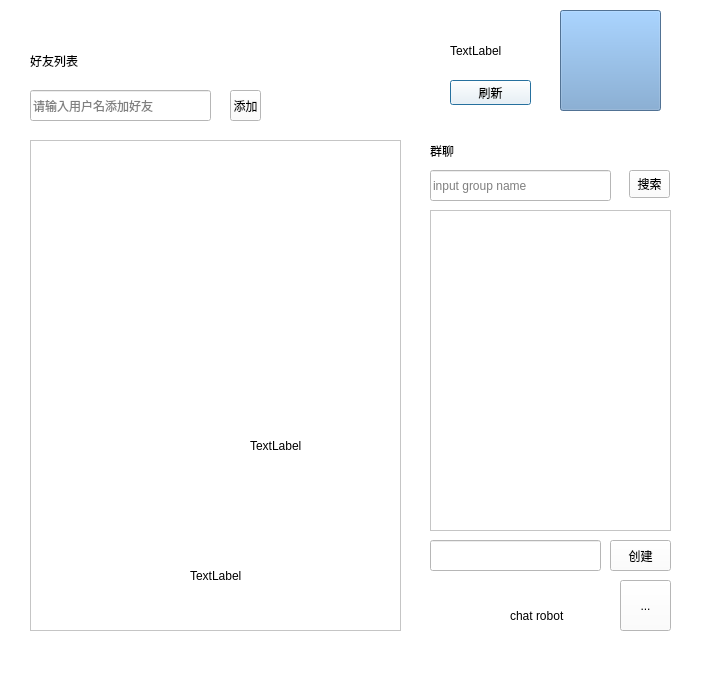
<?xml version="1.0" encoding="UTF-8"?>
<ui version="4.0">
 <class>HomeDialog</class>
 <widget class="QDialog" name="HomeDialog">
  <property name="geometry">
   <rect>
    <x>0</x>
    <y>0</y>
    <width>702</width>
    <height>680</height>
   </rect>
  </property>
  <property name="windowTitle">
   <string>主界面</string>
  </property>
  <property name="styleSheet">
   <string notr="true">background-color: rgb(255, 255, 255);</string>
  </property>
  <widget class="QListWidget" name="friendlistWidget">
   <property name="geometry">
    <rect>
     <x>30</x>
     <y>140</y>
     <width>371</width>
     <height>491</height>
    </rect>
   </property>
  </widget>
  <widget class="QToolButton" name="ownBtn">
   <property name="geometry">
    <rect>
     <x>560</x>
     <y>10</y>
     <width>101</width>
     <height>101</height>
    </rect>
   </property>
   <property name="styleSheet">
    <string notr="true">background-color: rgb(114, 159, 207);</string>
   </property>
   <property name="text">
    <string/>
   </property>
  </widget>
  <widget class="QLabel" name="namelabel">
   <property name="geometry">
    <rect>
     <x>450</x>
     <y>30</y>
     <width>81</width>
     <height>41</height>
    </rect>
   </property>
   <property name="text">
    <string>TextLabel</string>
   </property>
  </widget>
  <widget class="QLineEdit" name="searchEdit">
   <property name="geometry">
    <rect>
     <x>30</x>
     <y>90</y>
     <width>181</width>
     <height>31</height>
    </rect>
   </property>
   <property name="placeholderText">
    <string>请输入用户名添加好友</string>
   </property>
  </widget>
  <widget class="QToolButton" name="searchBtn">
   <property name="geometry">
    <rect>
     <x>230</x>
     <y>90</y>
     <width>31</width>
     <height>31</height>
    </rect>
   </property>
   <property name="text">
    <string>添加</string>
   </property>
  </widget>
  <widget class="QPushButton" name="freshBtn">
   <property name="geometry">
    <rect>
     <x>450</x>
     <y>80</y>
     <width>81</width>
     <height>25</height>
    </rect>
   </property>
   <property name="text">
    <string>刷新</string>
   </property>
  </widget>
  <widget class="QLabel" name="gif_label">
   <property name="geometry">
    <rect>
     <x>250</x>
     <y>390</y>
     <width>121</width>
     <height>111</height>
    </rect>
   </property>
   <property name="text">
    <string>TextLabel</string>
   </property>
  </widget>
  <widget class="QLabel" name="back_label">
   <property name="geometry">
    <rect>
     <x>190</x>
     <y>530</y>
     <width>80</width>
     <height>91</height>
    </rect>
   </property>
   <property name="text">
    <string>TextLabel</string>
   </property>
  </widget>
  <widget class="QLabel" name="label">
   <property name="geometry">
    <rect>
     <x>30</x>
     <y>50</y>
     <width>121</width>
     <height>21</height>
    </rect>
   </property>
   <property name="text">
    <string>好友列表</string>
   </property>
  </widget>
  <widget class="QListWidget" name="groupchat_list">
   <property name="geometry">
    <rect>
     <x>430</x>
     <y>210</y>
     <width>241</width>
     <height>321</height>
    </rect>
   </property>
  </widget>
  <widget class="QLabel" name="label_2">
   <property name="geometry">
    <rect>
     <x>430</x>
     <y>140</y>
     <width>101</width>
     <height>21</height>
    </rect>
   </property>
   <property name="text">
    <string>群聊</string>
   </property>
  </widget>
  <widget class="QToolButton" name="robot_Btn">
   <property name="geometry">
    <rect>
     <x>620</x>
     <y>580</y>
     <width>51</width>
     <height>51</height>
    </rect>
   </property>
   <property name="text">
    <string>...</string>
   </property>
  </widget>
  <widget class="QToolButton" name="creat_group_Btn">
   <property name="geometry">
    <rect>
     <x>610</x>
     <y>540</y>
     <width>61</width>
     <height>31</height>
    </rect>
   </property>
   <property name="text">
    <string>创建</string>
   </property>
  </widget>
  <widget class="QToolButton" name="search_group_Btn">
   <property name="geometry">
    <rect>
     <x>629</x>
     <y>170</y>
     <width>41</width>
     <height>28</height>
    </rect>
   </property>
   <property name="text">
    <string>搜索</string>
   </property>
  </widget>
  <widget class="QLineEdit" name="search_group_Edit">
   <property name="geometry">
    <rect>
     <x>430</x>
     <y>170</y>
     <width>181</width>
     <height>31</height>
    </rect>
   </property>
   <property name="text">
    <string/>
   </property>
   <property name="placeholderText">
    <string>input group name</string>
   </property>
  </widget>
  <widget class="QLabel" name="label_3">
   <property name="geometry">
    <rect>
     <x>510</x>
     <y>600</y>
     <width>91</width>
     <height>31</height>
    </rect>
   </property>
   <property name="text">
    <string>chat robot</string>
   </property>
  </widget>
  <widget class="QLineEdit" name="create_group_Edit">
   <property name="geometry">
    <rect>
     <x>430</x>
     <y>540</y>
     <width>171</width>
     <height>31</height>
    </rect>
   </property>
  </widget>
 </widget>
 <resources/>
 <connections/>
</ui>
